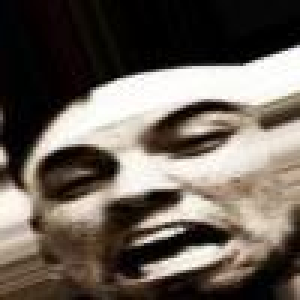
#> input picture NhanDienBieuCamKhuonMat/data/test/fear/aug_fear_132_0_5366.jpg, 100 x 100 px, given in place of the camera (shown 3 times larger)
$ python collect_data.py
#> lines starting #> are read from the running program, lines starting #| are printed output that depends on the picture
import cv2
import os

# Đường dẫn lưu dữ liệu
base_dir = "../data"
train_dir = os.path.join(base_dir, "train")
test_dir = os.path.join(base_dir, "test")

# Danh sách nhãn biểu cảm
labels = ["angry", "fear", "happy", "sad", "surprise"]

# Tạo các thư mục nếu chưa tồn tại
for label in labels:
    os.makedirs(os.path.join(train_dir, label), exist_ok=True)
    os.makedirs(os.path.join(test_dir, label), exist_ok=True)
#> the answer given: 3

# Hàm thu thập dữ liệu
def collect_data(label, num_samples=100):
#> called with label = 'angry', num_samples = 3
    cap = cv2.VideoCapture(0)  # Mở webcam
    count = 0

    while count < num_samples:
        ret, frame = cap.read()
#> frame is the input picture: shape (100, 100, 3); mean B, G, R 88, 96.4, 105.2
        if not ret:
            print("Không thể đọc hình ảnh từ webcam!")
            break

        # Hiển thị khung hình và hướng dẫn
        cv2.imshow("Collecting data - Press 'q' to quit", frame)

        # Chuyển sang grayscale
        gray = cv2.cvtColor(frame, cv2.COLOR_BGR2GRAY)
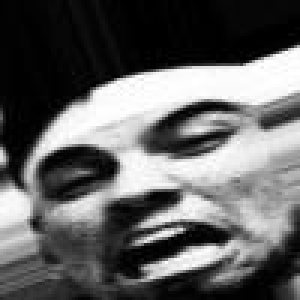
#> gray: shape (100, 100) (shown 3 times larger); min 0, max 255, mean 98.1

        # Tiền xử lý: Giảm nhiễu Gaussian
        gray = cv2.GaussianBlur(gray, (5, 5), 0)
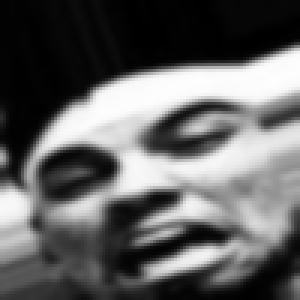
#> gray: shape (100, 100) (shown 3 times larger); min 0, max 254, mean 98

        # Tiền xử lý: Cân bằng histogram
        gray = cv2.equalizeHist(gray)
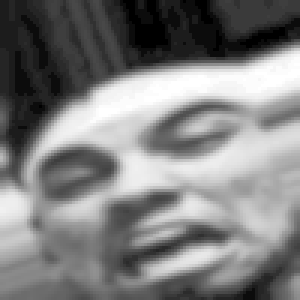
#> gray: shape (100, 100) (shown 3 times larger); min 0, max 255, mean 126.6

        # Resize ảnh về 48x48
        resized = cv2.resize(gray, (48, 48))
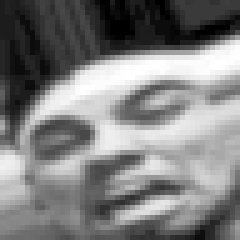
#> resized: shape (48, 48) (shown 5 times larger); min 0, max 255, mean 126.5

        # Chia dữ liệu thành train và test
        if count < int(num_samples * 0.8):  # 80% cho train
            save_path = os.path.join(train_dir, label, f"{label}_{count}.jpg")
        else:  # 20% cho test
            save_path = os.path.join(test_dir, label, f"{label}_{count}.jpg")

        cv2.imwrite(save_path, resized)
        count += 1

        print(f"Đã lưu (sau tiền xử lý): {save_path}")

        # Thoát nếu bấm phím 'q'
        if cv2.waitKey(1) & 0xFF == ord('q'):
#> (key q is pressed here)
            break

    cap.release()
    cv2.destroyAllWindows()

# Thu thập dữ liệu cho từng biểu cảm
for label in labels:
    print(f"Bắt đầu thu thập dữ liệu cho biểu cảm: {label}")
    num_samples = int(input(f"Nhập số lượng mẫu cho biểu cảm '{label}': "))
    collect_data(label, num_samples)
